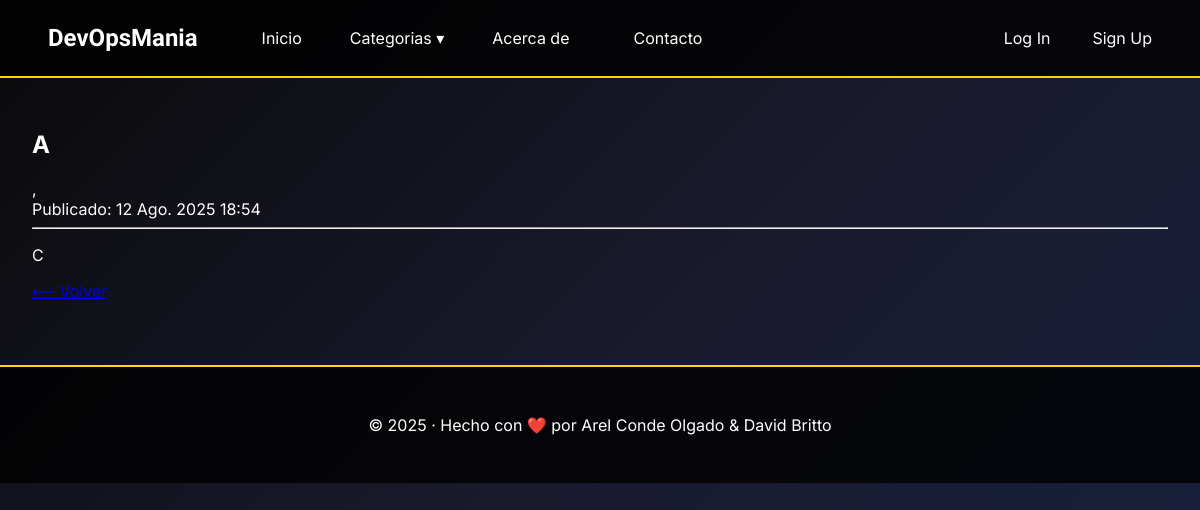
The app's page /post/16 with its own data.
### apps/posts/models.py (models this page shows, shortened)
class Post(models.Model):
    titulo = models.CharField(max_length=50, null=False)
    subtitulo = models.CharField(max_length=100, null=True, blank=True)
    fecha = models.DateTimeField(auto_now_add=True)
    texto = RichTextField(null=False, blank=False)
    categoria = models.ForeignKey(Categoria, on_delete=models.SET_NULL, null=True, default='Sin categoria')
    autor = models.ForeignKey(settings.AUTH_USER_MODEL, on_delete=models.SET_NULL, null=True)
    destacado = models.BooleanField(default=False)
    publicado = models.DateTimeField(default=timezone.now)
    class Meta:
        ordering = ('-publicado',)

### apps/usuario/models.py (models this page shows)
class Usuario(AbstractUser):
    def __str__(self):
        return f'{self.last_name}, {self.first_name}'

### apps/posts/views.py (the view)
# urls.py: path('post/<int:pk>', PostDetailView.as_view(), name='post_detail'),
class PostDetailView(generic.DetailView):
    model = Post
    template_name='post_detail.html'
    def get_context_data(self, **kwargs):
        context = super().get_context_data(**kwargs)
        context['categorias'] = Categoria.objects.all()
        return context

### apps/posts/templates/post_detail.html (shortened to what this page needs)
{% extends 'base.html' %}
{% block content %}
<article class="post-detail">
    <div class="post-header">
        <h1 class="post-title">{{ post.titulo }}</h1>
        <div class="post-author">{{ post.autor }}</div>
        <div class="post-date">Publicado: {{ post.publicado }}</div>
    </div>
    <hr>
    <div class="post-body">
        {{ post.texto | safe}}
    </div>
    <a href="{% url 'index' %}" class="btn-back">⟵ Volver</a>
</article>
{% endblock %}

### static/css/style.css (style rules this page uses)
body { margin: 0; padding: 0; font-family: 'Inter', sans-serif; background: #0a0a0a; color: #fff; }
.post-header h1 { display: flex; justify-content: left; align-items: left; }

### records on screen
Post: titulo "A", autor ",", publicado "12 Ago. 2025 18:54", texto "C"
